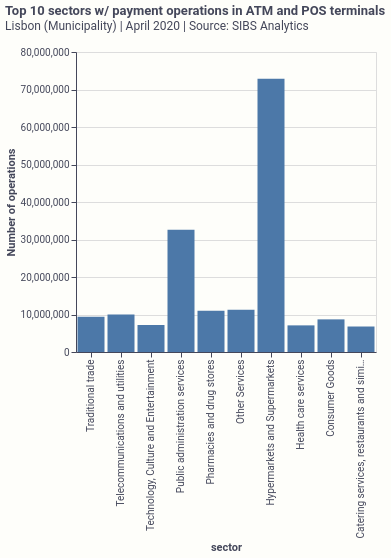

Vega-Lite specification stored for this chart:
### Vega-Lite specification from a JSON file in a GitHub repository (floating-point values rounded to 4 significant figures)
{"$schema": "https://vega.github.io/schema/vega-lite/v5.json", "title": {"text": "Top 10 sectors w/ payment operations in ATM and POS terminals", "anchor": "start", "subtitle": "Lisbon (Municipality) | April 2020 | Source: SIBS Analytics", "offset": 15}, "description": "A simple bar chart with embedded data.", "background": "#fefefa", "height": 300, "width": 300, "config": {"font": "Roboto", "title": {"font": "Roboto", "color": "#44475a", "subtitleFont": "Roboto", "subtitleColor": "#44475a"}, "style": {"guide-label": {"fill": "#44475a"}, "guide-title": {"fill": "#44475a"}}, "axis": {"domainColor": "#44475a", "tickColor": "#44475a"}, "text": {"font": "Roboto", "fill": "#44475a"}}, "data": {"values": [{"sector": "Hypermarkets and Supermarkets", "amount": "72900000", "emoji": "🛒"}, {"sector": "Public administration services", "amount": "32600000", "emoji": "🏢"}, {"sector": "Other Services", "amount": "11300000", "emoji": "📦"}, {"sector": "Pharmacies and drug stores", "amount": "11000000", "emoji": "💊"}, {"sector": "Telecommunications and utilities", "amount": "10000000", "emoji": "📞"}, {"sector": "Traditional trade", "amount": "9400000", "emoji": "📌"}, {"sector": "Consumer Goods", "amount": "8700000", "emoji": "🛍"}, {"sector": "Technology, Culture and Entertainment", "amount": "7200000", "emoji": "💻"}, {"sector": "Health care services", "amount": "7100000", "emoji": "🏥"}, {"sector": "Catering services, restaurants and similar establishments", "amount": "6800000", "emoji": "🍱"}]}, "mark": "bar", "encoding": {"x": {"field": "sector", "type": "nominal", "sort": "descending"}, "y": {"field": "amount", "type": "quantitative", "title": "Number of operations"}}}
